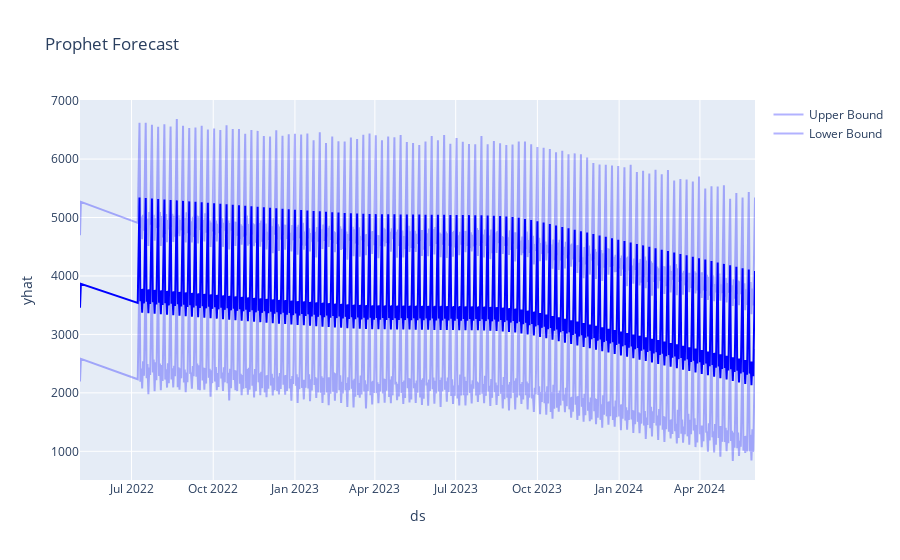

Notebook source saved alongside this figure:
### Code cell
# Plot the forecast using Plotly Express
fig = px.line(forecast, x='ds', y='yhat', title='Prophet Forecast')
fig.update_traces(line=dict(color='blue'))  # Set line color
fig.add_scatter(x=forecast['ds'], y=forecast['yhat_upper'], mode='lines', line=dict(color='rgba(0,0,255,0.3)'), name='Upper Bound')
fig.add_scatter(x=forecast['ds'], y=forecast['yhat_lower'], mode='lines', line=dict(color='rgba(0,0,255,0.3)'), name='Lower Bound')
fig.show()

### Figure 1 — Plotly figure (JSON) as saved in the notebook; plotly's stock layout.template omitted (floating-point values rounded to 4 significant figures; data arrays with more than 128 entries replaced by an {"elided": "..."} marker saying what was removed)
{"data": [{"hovertemplate": "ds=%{x}<br>yhat=%{y}<extra></extra>", "legendgroup": "", "line": {"color": "blue", "dash": "solid"}, "marker": {"symbol": "circle"}, "mode": "lines", "name": "", "orientation": "v", "showlegend": false, "type": "scatter", "x": {"elided": "698 str values"}, "xaxis": "x", "y": {"elided": "698 float values"}, "yaxis": "y"}, {"line": {"color": "rgba(0,0,255,0.3)"}, "mode": "lines", "name": "Upper Bound", "type": "scatter", "x": {"elided": "698 str values"}, "y": {"elided": "698 float values"}}, {"line": {"color": "rgba(0,0,255,0.3)"}, "mode": "lines", "name": "Lower Bound", "type": "scatter", "x": {"elided": "698 str values"}, "y": {"elided": "698 float values"}}], "layout": {"legend": {"tracegroupgap": 0}, "title": {"text": "Prophet Forecast"}, "xaxis": {"anchor": "y", "domain": [0, 1], "title": {"text": "ds"}}, "yaxis": {"anchor": "x", "domain": [0, 1], "title": {"text": "yhat"}}}}
